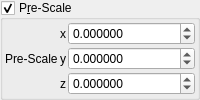
    <widget class="MyGroupBox" name="groupCheck_transf_function_enabled_false">
     <property name="toolTip">
      <string/>
     </property>
     <property name="title">
      <string>P&amp;re-Scale</string>
     </property>
     <property name="checkable">
      <bool>true</bool>
     </property>
     <layout class="QVBoxLayout" name="verticalLayout_49">
      <property name="spacing">
       <number>2</number>
      </property>
      <property name="leftMargin">
       <number>2</number>
      </property>
      <property name="topMargin">
       <number>2</number>
      </property>
      <property name="rightMargin">
       <number>2</number>
      </property>
      <property name="bottomMargin">
       <number>2</number>
      </property>
      <item>
       <layout class="QGridLayout" name="gridLayout_23" columnstretch="0,0,1">
        <property name="spacing">
         <number>2</number>
        </property>
        <item row="2" column="2">
         <widget class="MyDoubleSpinBox" name="spinbox3_transf_scale3D_111_z">
          <property name="sizePolicy">
           <sizepolicy hsizetype="Minimum" vsizetype="Maximum">
            <horstretch>0</horstretch>
            <verstretch>0</verstretch>
           </sizepolicy>
          </property>
          <property name="decimals">
           <number>6</number>
          </property>
          <property name="minimum">
           <double>-99.989999999999995</double>
          </property>
          <property name="maximum">
           <double>99.989999999999995</double>
          </property>
          <property name="singleStep">
           <double>0.100000000000000</double>
          </property>
         </widget>
        </item>
        <item row="1" column="1">
         <widget class="QLabel" name="label_121">
          <property name="text">
           <string notr="true">y</string>
          </property>
         </widget>
        </item>
        <item row="2" column="1">
         <widget class="QLabel" name="label_123">
          <property name="text">
           <string notr="true">z</string>
          </property>
         </widget>
        </item>
        <item row="1" column="0">
         <widget class="QLabel" name="label_124">
          <property name="text">
           <string>Pre-Scale</string>
          </property>
         </widget>
        </item>
        <item row="0" column="1">
         <widget class="QLabel" name="label_120">
          <property name="text">
           <string notr="true">x</string>
          </property>
         </widget>
        </item>
        <item row="0" column="2">
         <widget class="MyDoubleSpinBox" name="spinbox3_transf_scale3D_111_x">
          <property name="sizePolicy">
           <sizepolicy hsizetype="Minimum" vsizetype="Maximum">
            <horstretch>0</horstretch>
            <verstretch>0</verstretch>
           </sizepolicy>
          </property>
          <property name="prefix">
           <string/>
          </property>
          <property name="decimals">
           <number>6</number>
          </property>
          <property name="minimum">
           <double>-99.989999999999995</double>
          </property>
          <property name="singleStep">
           <double>0.100000000000000</double>
          </property>
         </widget>
        </item>
        <item row="1" column="2">
         <widget class="MyDoubleSpinBox" name="spinbox3_transf_scale3D_111_y">
          <property name="sizePolicy">
           <sizepolicy hsizetype="Minimum" vsizetype="Maximum">
            <horstretch>0</horstretch>
            <verstretch>0</verstretch>
           </sizepolicy>
          </property>
          <property name="decimals">
           <number>6</number>
          </property>
          <property name="minimum">
           <double>-99.989999999999995</double>
          </property>
          <property name="maximum">
           <double>99.989999999999995</double>
          </property>
          <property name="singleStep">
           <double>0.100000000000000</double>
          </property>
         </widget>
        </item>
       </layout>
      </item>
     </layout>
    </widget>
